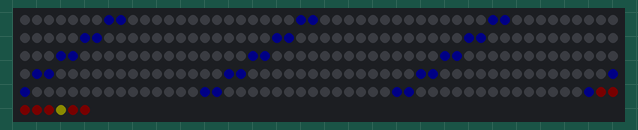
This program was run on a simulated ESP8266 (NodeMCU). Shown: 256 RGB LEDs in strip order, left to right, continuing on the next row. Dim RGB values are drawn brighter than linear; what the program prints to the serial monitor is not drawn.

Above: at 0.09 s.
At 4.94 s:
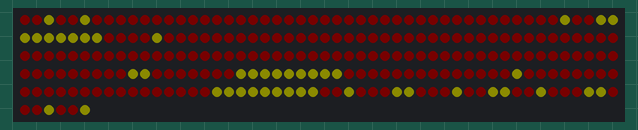
At 9.97 s:
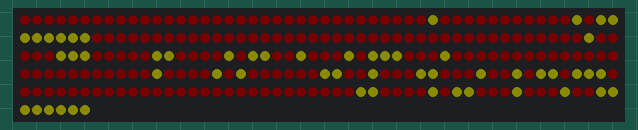
At 19.9 s:
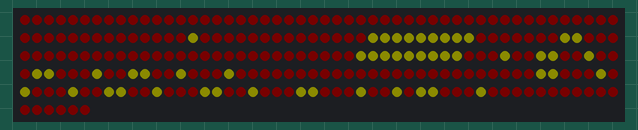
At 29.89 s:
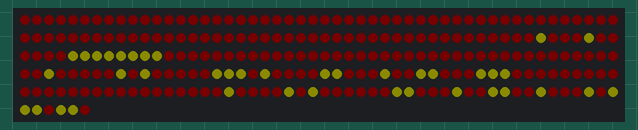
At 39.77 s:
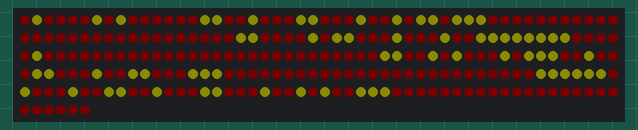

The program:

main.cpp
```cpp
#include <Arduino.h>
#define LED_PIN 5
#define LED_NUM 256
#include <FastLED.h>
#include "arial_font_8.h"

CRGB leds[LED_NUM];

int counter = 0;
int col_b;
int col_r;
int col_g;
byte combi = 0;
byte combi1 = 1;
byte combi2 = 0;
int uskor =1;
bool c_flag = true;
bool combi_flag = true;
byte bright = 64;
bool test = false;
bool stars = false;
byte counterbyte;
byte x;
byte y;
bool char_bit;

int SCR1[40][8] =
{
    {  0, 0, 0, 0, 0, 0, 0, 99 },
    {  0, 0, 0, 0, 0, 0, 0, 99 },
    {  0, 0, 0, 0, 0, 0, 0, 99 },
    {  0, 0, 0, 0, 0, 0, 0, 99 },
    {  0, 0, 0, 0, 0, 0, 0, 99 },
    {  0, 0, 0, 0, 0, 0, 0, 99 },
    {  0, 0, 0, 0, 0, 0, 0, 99 },
    {  0, 0, 0, 0, 0, 0, 0, 99 },
    {  0, 0, 0, 0, 0, 0, 0, 99 },
    {  0, 0, 0, 0, 0, 0, 0, 99 },
    {  0, 0, 0, 0, 0, 0, 0, 99 },
    {  0, 0, 0, 0, 0, 0, 0, 99 },
    {  0, 0, 0, 0, 0, 0, 0, 99 },
    {  0, 0, 0, 0, 0, 0, 0, 99 },
    {  0, 0, 0, 0, 0, 0, 0, 99 },
    {  0, 0, 0, 0, 0, 0, 0, 99 },
    {  0, 0, 0, 0, 0, 0, 0, 99 },
    {  0, 0, 0, 0, 0, 0, 0, 99 },
    {  0, 0, 0, 0, 0, 0, 0, 99 },
    {  0, 0, 0, 0, 0, 0, 0, 99 },
    {  0, 0, 0, 0, 0, 0, 0, 99 },
    {  0, 0, 0, 0, 0, 0, 0, 99 },
    {  0, 0, 0, 0, 0, 0, 0, 99 },
    {  0, 0, 0, 0, 0, 0, 0, 99 },
    {  0, 0, 0, 0, 0, 0, 0, 99 },
    {  0, 0, 0, 0, 0, 0, 0, 99 },
    {  0, 0, 0, 0, 0, 0, 0, 99 },
    {  0, 0, 0, 0, 0, 0, 0, 99 },
    {  0, 0, 0, 0, 0, 0, 0, 99 },
    {  0, 0, 0, 0, 0, 0, 0, 99 },
    {  0, 0, 0, 0, 0, 0, 0, 99 },
    {  0, 0, 0, 0, 0, 0, 0, 99 },
    {  0, 0, 0, 0, 0, 0, 0, 99 },
    {  0, 0, 0, 0, 0, 0, 0, 99 },
    {  0, 0, 0, 0, 0, 0, 0, 99 },
    {  0, 0, 0, 0, 0, 0, 0, 99 },
    {  0, 0, 0, 0, 0, 0, 0, 99 },
    {  0, 0, 0, 0, 0, 0, 0, 99 },
    {  0, 0, 0, 0, 0, 0, 0, 99 },
    {  99, 99, 99, 99, 99, 99, 99, 99 }
};


char text[] = "123 Test TEST !!! 1234567890   ";


void debug()   {
// Debug info
  Serial.print("\r Counter:");
  Serial.print(counter);
  Serial.print(" c_flag:");
  Serial.print(c_flag);
  Serial.print(" combi:");
  Serial.print(combi);
  Serial.print(" combi1:");
  Serial.print(combi1);
  Serial.print(" combi2:");
  Serial.print(combi2);
  Serial.print(" combi_flag:");
  Serial.print(combi_flag);
  Serial.print(" uskor:");
  Serial.print(uskor);


  // End Debug
  }

void print_symbol (int start_position, int symbolnum)
      {
        int txt_char=(int)text[symbolnum]-FONT_ARIAL_8_START_CHAR;
      if (txt_char>850) {txt_char=-848;}
    Serial.print("\r TXT_CHAR ");
  Serial.print(txt_char);
     Serial.print(" Start position ");
  Serial.print(start_position);
  int x=start_position;//*FONT_ARIAL_8_CHAR_HEIGHT;
  for (byte l=0;l<8;l++)
  {
    byte charbitmap = (byte)font_arial_8[txt_char*FONT_ARIAL_8_CHAR_WIDTH+l];

    for (byte o=0;o<=7;o++) {

    char_bit=charbitmap&1<<o;
    if (char_bit)
    {
        SCR1[x+o][l]=(0x88<<16)+(0x88<<8)+0x00;
    } else
    {       SCR1[x+o][l]=(0x22<<16)+(0x0<<8)+(0x00);
    }
    }}
}

void scroll_screen()
{
   for (int x=0;x<=38;x++)
    {

      for (int y=0;y<=7;y++)
      { SCR1[x][y]=SCR1[x+1][y];
        //SCR1[x+1][y] = 0;
    }}
}

void setup() {
  Serial.begin(921600);
  FastLED.addLeds<WS2812, LED_PIN, GRB>(leds, LED_NUM);
  FastLED.setBrightness(20);
  Serial.println("SETUP! Success!");

}

void loop() {

for (int i=0;i<sizeof(text)-1;i++)
{
 print_symbol(31,i);

for (int u=0;u<8;u++)
  {

//print screen on device
   for (int x=0;x<=31;)
    {

      for (int y=0;y<=7;)
      { leds[x*8+y]=SCR1[x][y];
        y++;
              }
      x++;
      for (int y=8;y>=0;)
      { leds[x*8+y]=SCR1[x][7-y];
      y--;
      }
      x++;
    }
  FastLED.show();
  delay (50);
  FastLED.clear();

  scroll_screen();


  }


}}
```

Source omitted: arial_font_8.h (27763 bytes)
